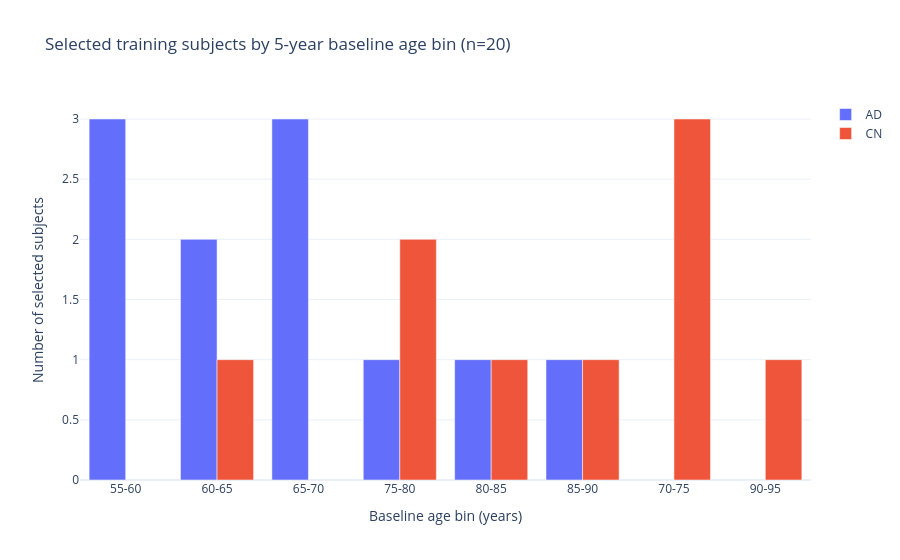
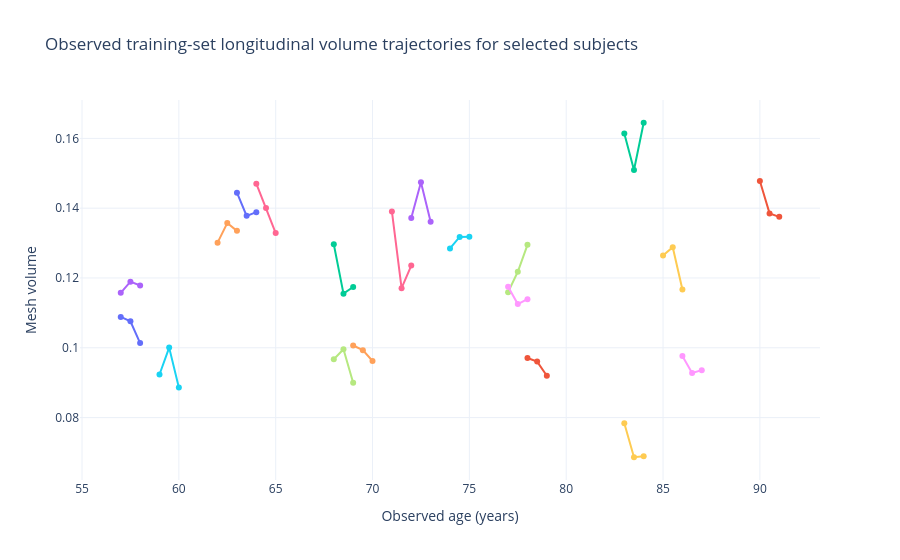

Write notebook code for charts like these, in order.
### Markdown cell above
## Selected train subjects and observed volume trajectories

The selection is random but stratified by `5`-year baseline age bins through a round-robin pass over available bins.

### Code cell
overview = train_helpers.selected_train_subject_overview(
    n_subjects=N_SUBJECTS,
    seed=SEED,
    bin_width_years=BIN_WIDTH_YEARS,
)

display(
    overview['subject_df'][[
        'subject_id',
        'baseline_age_years',
        'age_bin_label',
        'num_scans',
        'first_diagnosis',
        'last_diagnosis',
        'age_span_years',
    ]].round(3)
)
display(overview['age_bin_counts_df'])

for fig in train_helpers.selected_train_overview_figures(
    n_subjects=N_SUBJECTS,
    seed=SEED,
    bin_width_years=BIN_WIDTH_YEARS,
):
    fig.show()

### Figure 1 — Plotly figure (JSON) as saved in the notebook; plotly's stock layout.template omitted (floating-point values rounded to 4 significant figures)
{"data": [{"name": "AD", "type": "bar", "x": ["55-60", "60-65", "65-70", "75-80", "80-85", "85-90"], "y": [3, 2, 3, 1, 1, 1]}, {"name": "CN", "type": "bar", "x": ["60-65", "70-75", "75-80", "80-85", "85-90", "90-95"], "y": [1, 3, 2, 1, 1, 1]}], "layout": {"barmode": "group", "title": {"text": "Selected training subjects by 5-year baseline age bin (n=20)"}, "xaxis": {"title": {"text": "Baseline age bin (years)"}}, "yaxis": {"title": {"text": "Number of selected subjects"}}}}

### Figure 2 — Plotly figure (JSON) as saved in the notebook; plotly's stock layout.template omitted (floating-point values rounded to 4 significant figures)
{"data": [{"legendgroup": "AD", "mode": "lines+markers", "name": "AD:020_S_0213", "showlegend": false, "type": "scatter", "x": [63.0, 63.5, 64.0], "y": [0.1445, 0.1378, 0.1389]}, {"legendgroup": "AD", "mode": "lines+markers", "name": "AD:027_S_0850", "showlegend": false, "type": "scatter", "x": [78.0, 78.5, 79.0], "y": [0.09708, 0.09605, 0.09198]}, {"legendgroup": "AD", "mode": "lines+markers", "name": "AD:031_S_0321", "showlegend": false, "type": "scatter", "x": [68.0, 68.5, 69.0], "y": [0.1297, 0.1155, 0.1174]}, {"legendgroup": "AD", "mode": "lines+markers", "name": "AD:033_S_0733", "showlegend": false, "type": "scatter", "x": [57.0, 57.5, 58.0], "y": [0.1157, 0.119, 0.1179]}, {"legendgroup": "AD", "mode": "lines+markers", "name": "AD:036_S_1001", "showlegend": false, "type": "scatter", "x": [69.0, 69.5, 70.0], "y": [0.1007, 0.09933, 0.09622]}, {"legendgroup": "AD", "mode": "lines+markers", "name": "AD:037_S_0627", "showlegend": false, "type": "scatter", "x": [59.0, 59.5, 60.0], "y": [0.09234, 0.1, 0.08862]}, {"legendgroup": "AD", "mode": "lines+markers", "name": "AD:067_S_0029", "showlegend": false, "type": "scatter", "x": [64.0, 64.5, 65.0], "y": [0.147, 0.1401, 0.1329]}, {"legendgroup": "AD", "mode": "lines+markers", "name": "AD:127_S_0754", "showlegend": false, "type": "scatter", "x": [68.0, 68.5, 69.0], "y": [0.09672, 0.09959, 0.08995]}, {"legendgroup": "AD", "mode": "lines+markers", "name": "AD:128_S_0266", "showlegend": false, "type": "scatter", "x": [86.0, 86.5, 87.0], "y": [0.09761, 0.09278, 0.0936]}, {"legendgroup": "AD", "mode": "lines+markers", "name": "AD:128_S_0310", "showlegend": false, "type": "scatter", "x": [83.0, 83.5, 84.0], "y": [0.0784, 0.06864, 0.06891]}, {"legendgroup": "AD", "mode": "lines+markers", "name": "AD:137_S_0366", "showlegend": false, "type": "scatter", "x": [57.0, 57.5, 58.0], "y": [0.1088, 0.1076, 0.1013]}, {"legendgroup": "CN", "mode": "lines+markers", "name": "CN:002_S_0685", "showlegend": false, "type": "scatter", "x": [90.0, 90.5, 91.0], "y": [0.1478, 0.1385, 0.1375]}, {"legendgroup": "CN", "mode": "lines+markers", "name": "CN:016_S_0538", "showlegend": false, "type": "scatter", "x": [83.0, 83.5, 84.0], "y": [0.1614, 0.1509, 0.1645]}, {"legendgroup": "CN", "mode": "lines+markers", "name": "CN:027_S_0120", "showlegend": false, "type": "scatter", "x": [72.0, 72.5, 73.0], "y": [0.1372, 0.1474, 0.1361]}, {"legendgroup": "CN", "mode": "lines+markers", "name": "CN:036_S_0672", "showlegend": false, "type": "scatter", "x": [62.0, 62.5, 63.0], "y": [0.1301, 0.1358, 0.1335]}, {"legendgroup": "CN", "mode": "lines+markers", "name": "CN:052_S_1251", "showlegend": false, "type": "scatter", "x": [74.0, 74.5, 75.0], "y": [0.1285, 0.1318, 0.1318]}, {"legendgroup": "CN", "mode": "lines+markers", "name": "CN:057_S_0643", "showlegend": false, "type": "scatter", "x": [71.0, 71.5, 72.0], "y": [0.1391, 0.1171, 0.1235]}, {"legendgroup": "CN", "mode": "lines+markers", "name": "CN:094_S_0711", "showlegend": false, "type": "scatter", "x": [77.0, 77.5, 78.0], "y": [0.1159, 0.1218, 0.1295]}, {"legendgroup": "CN", "mode": "lines+markers", "name": "CN:114_S_0601", "showlegend": false, "type": "scatter", "x": [77.0, 77.5, 78.0], "y": [0.1175, 0.1125, 0.1139]}, {"legendgroup": "CN", "mode": "lines+markers", "name": "CN:130_S_1200", "showlegend": false, "type": "scatter", "x": [85.0, 85.5, 86.0], "y": [0.1265, 0.1288, 0.1167]}], "layout": {"title": {"text": "Observed training-set longitudinal volume trajectories for selected subjects"}, "xaxis": {"title": {"text": "Observed age (years)"}}, "yaxis": {"title": {"text": "Mesh volume"}}}}
